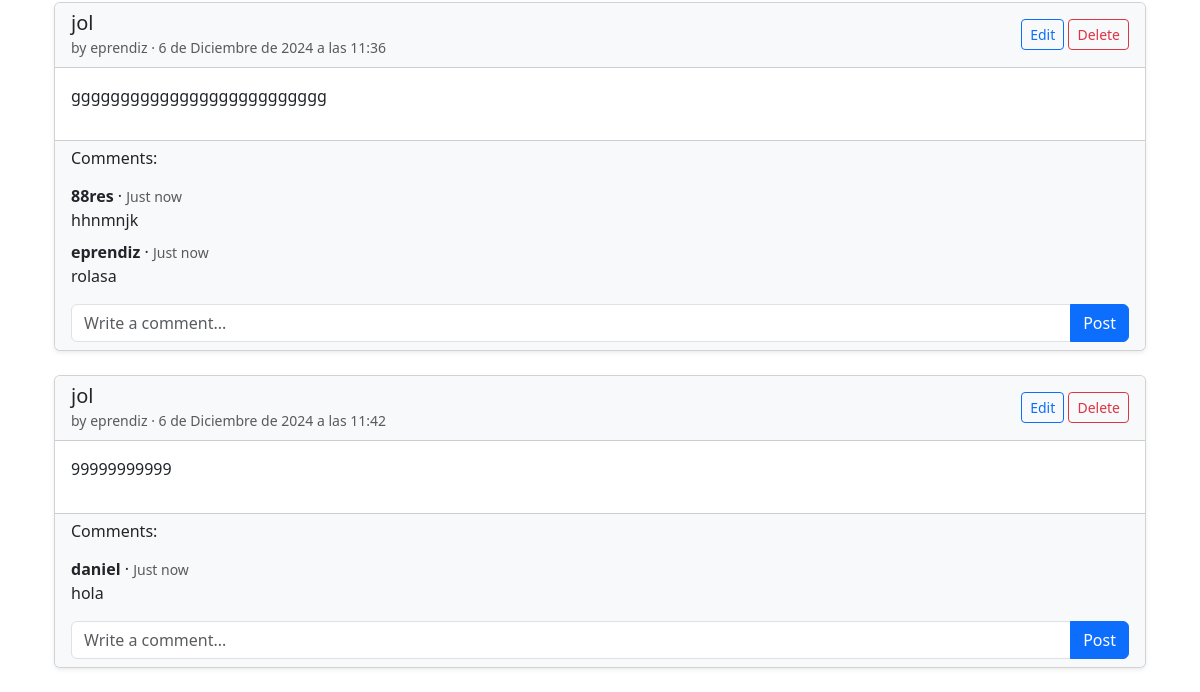
/articles/ (signed in, lower part), run on an earlier commit of the app's database.
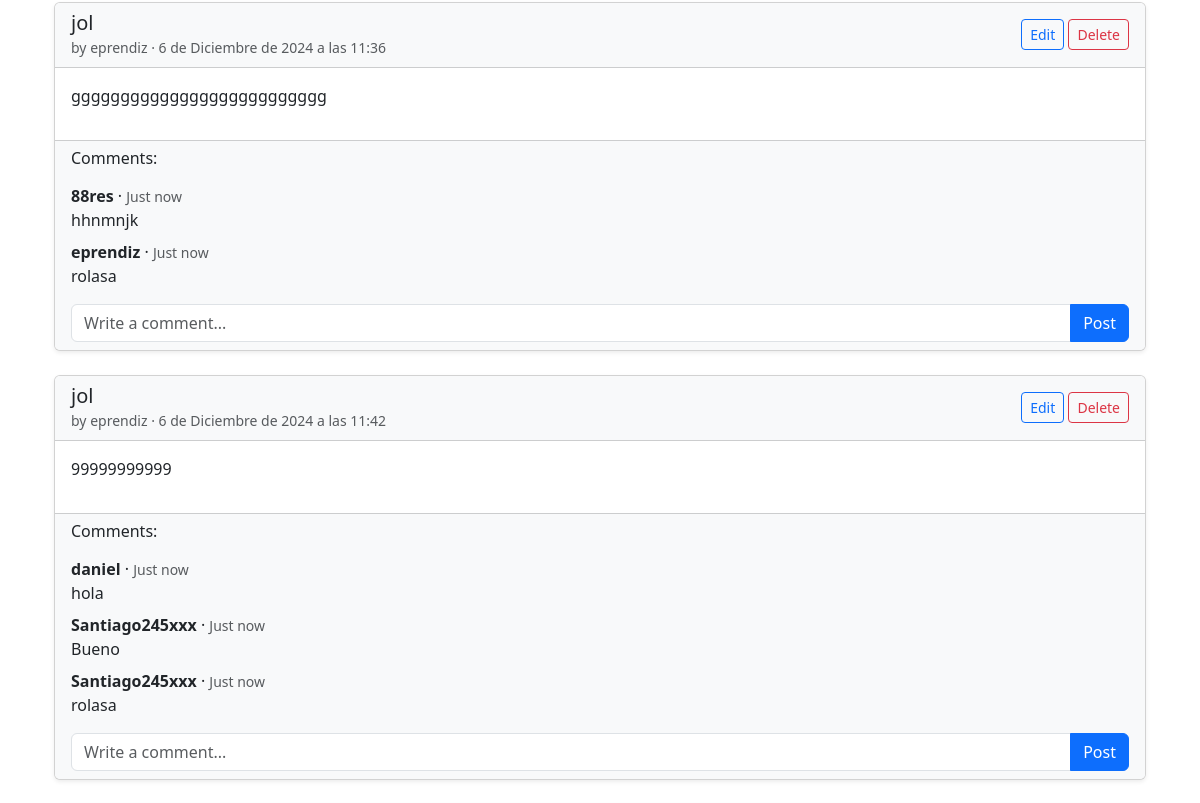
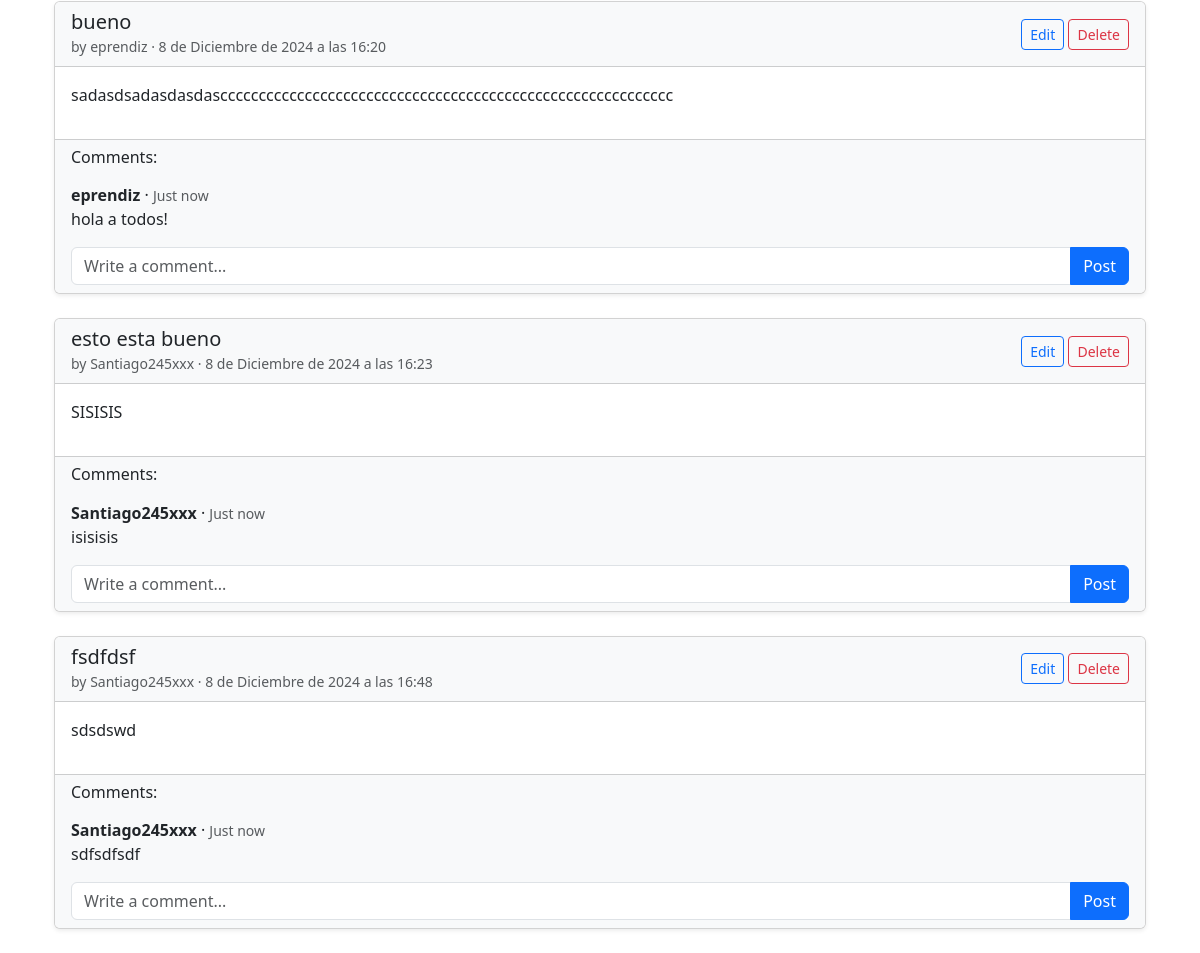
And on a later commit of the database (2 pictures, top to bottom).
### articles/models.py (models this page shows, shortened)
class Article(models.Model):
    title = models.CharField(max_length=255)
    body = models.TextField()
    date = models.DateTimeField(auto_now_add=True)
    author = models.ForeignKey(
        settings.AUTH_USER_MODEL,
        on_delete=models.CASCADE,
    )
    image = models.ImageField(upload_to='article_images/', blank=True, null=True)

class Comment(models.Model):
    article = models.ForeignKey(Article, on_delete=models.CASCADE,)
    comment = models.CharField(max_length=140)
    author = models.ForeignKey(settings.AUTH_USER_MODEL, on_delete=models.CASCADE,)
    def __str__(self):
        return self.comment

### accounts/models.py (models this page shows)
class CustomUser(AbstractUser):
    age = models.PositiveIntegerField(null=True, blank=True)

### articles/views.py (the view)
# urls.py: path('', ArticleListView.as_view(),
class ArticleListView(LoginRequiredMixin,ListView):
    model = Article
    template_name = "article_list.html"

### templates/article_list.html (shortened to what this page needs)
{% extends "base.html" %}
{% block content %}
<div class="container mt-4">
    {% for article in article_list %}
        <div class="card mb-4 shadow-sm">
            <div class="card-header bg-light d-flex justify-content-between align-items-center">
                <div>
                    <h5 class="mb-0">{{ article.title }}</h5>
                    <small class="text-muted">by {{ article.author }} &middot; {{ article.date }}</small>
                </div>
                <div>
                    <a href="{% url 'article_edit' article.pk %}" class="btn btn-sm btn-outline-primary">Edit</a>
                    <a href="{% url 'article_delete' article.pk %}" class="btn btn-sm btn-outline-danger">Delete</a>
                </div>
            </div>
            <div class="card-body">
                <p>{{ article.body }}</p>
            </div>
            <div class="card-footer bg-light">
                <h6 class="mb-3">Comments:</h6>
                {% for comment in article.comment_set.all %}
                    <div class="mb-2">
                        <strong>{{ comment.author }}</strong> &middot;
                        <small class="text-muted">{{ comment.date_posted|default:"Just now" }}</small>
                        <p class="mb-0">{{ comment }}</p>
                    </div>
                {% empty %}
                    <p class="text-muted">No comments yet. Be the first to comment!</p>
                {% endfor %}
                <form method="post" action="{% url 'article_detail' article.pk %}">
                    <div class="input-group mt-3">
                        <input type="text" class="form-control" name="comment" placeholder="Write a comment..." required>
                        <button type="submit" class="btn btn-primary">Post</button>
                    </div>
                </form>
            </div>
        </div>
    {% endfor %}
</div>
{% endblock content %}

What changed in the data, as far as the page shows it:
added Comment: author "Santiago245xxx", date_posted "Just now", comment "Bueno", shown under Article "6 de Diciembre de 2024 a las 11:42"
added Comment: author "Santiago245xxx", date_posted "Just now", comment "rolasa", shown under Article "6 de Diciembre de 2024 a las 11:42"
added Article: title "bueno", author "eprendiz", date "8 de Diciembre de 2024 a las 16:20", body "sadasdsadasdasdasccccccccccccccccccccccccccccccccccccccccccccccccccccccccccc"
added Comment: author "eprendiz", date_posted "Just now", comment "hola a todos!", shown under "bueno"
added Article: title "esto esta bueno", author "Santiago245xxx", date "8 de Diciembre de 2024 a las 16:23", body "SISISIS"
added Comment: author "Santiago245xxx", date_posted "Just now", comment "isisisis", shown under "esto esta bueno"
added Article: title "fsdfdsf", author "Santiago245xxx", date "8 de Diciembre de 2024 a las 16:48", body "sdsdswd"
added Comment: author "Santiago245xxx", date_posted "Just now", comment "sdfsdfsdf", shown under "fsdfdsf"
